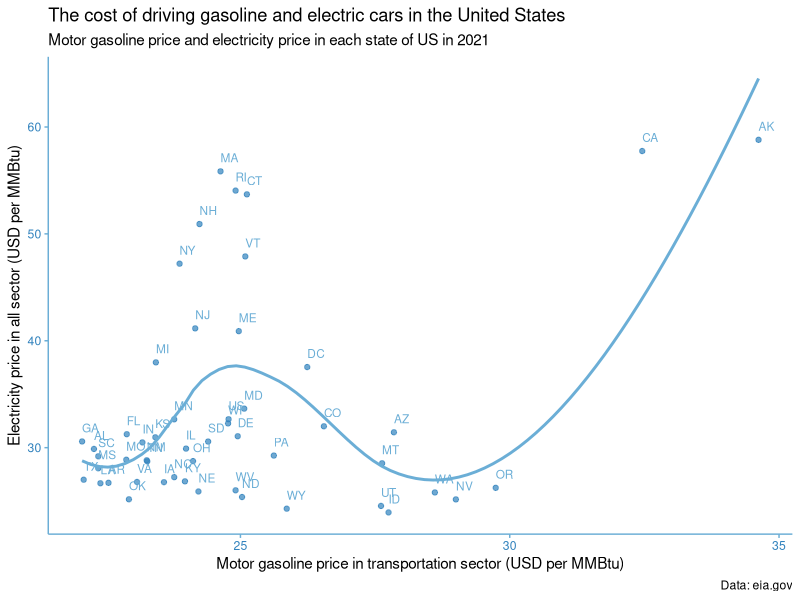
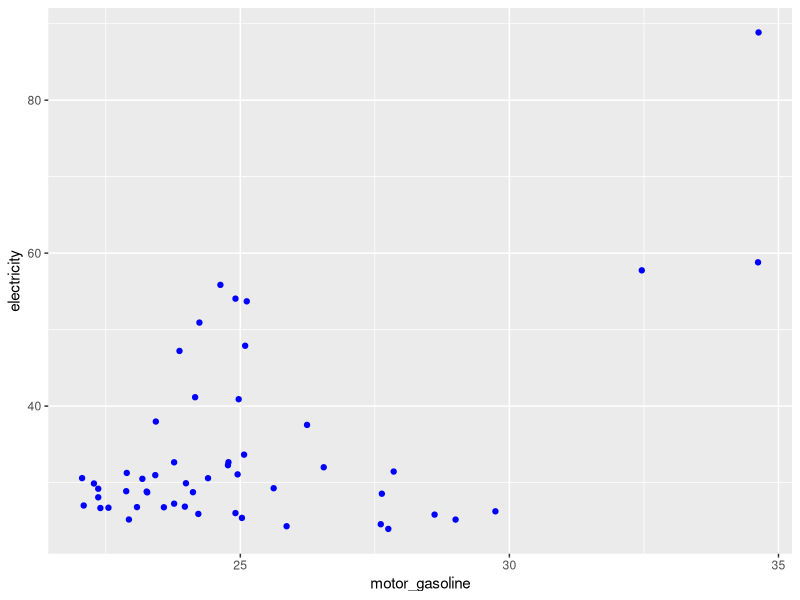

The R script that drew these images, in order:
## ---- chunk 1

# Load packages -----------------------------------------------------------

library(tidyverse)
library(sf)

# Original scatterplot ----------------------------------------------------

# Read in the initial dataset

# motor gasoline price for each state, from EIA, in 2021

gasoline_21 <-
  read_csv('data_own/fuel_mg.csv') %>% 
  filter(MSN == 'MGACD') %>% 
  rename(motor_gasoline = '2021')

# all sector electricity price for each state, from EIA, in 2021

electricity_21 <-
  read_csv('data_own/fuel_es.csv') %>% 
  filter(MSN == 'ESTCD') %>% 
  rename(electricity = '2021')

# join the two forms into one

price_21 <-
  left_join(gasoline_21, 
            electricity_21, 
            by = 'State') %>% 
  select(State, motor_gasoline, electricity)

# create an elementary scatterplot

scatter_temp <-
  price_21 %>% 
  ggplot(
    aes(x = motor_gasoline,
        y = electricity)) +
  geom_point(colour = 'blue')

# It seems there exists an outlier, so descending the electricity price and
# remove the outlier, and create the scatterplot again

scatter_fin <-
  price_21 %>% 
  arrange(desc(electricity)) %>% 
  filter(State != 'HI') %>% 
  ggplot(
    aes(x = motor_gasoline,
        y = electricity,
        label = State)) +
  geom_point(colour = '#3182bd',
             alpha = 0.7) +
  geom_smooth(
    method = loess,
    colour = '#6baed6',
    se = F) +
  geom_text(hjust = 0,
            vjust = -1,
            size = 3,
            colour = '#6baed6') +
  labs(title = paste('The cost of driving gasoline and electric cars in the',
                     'United States'),
       subtitle = paste('Motor gasoline price and electricity price in each',
                        'state of US in 2021'),
       caption = 'Data: eia.gov',
       x = 'Motor gasoline price in transportation sector (USD per MMBtu)',
       y = 'Electricity price in all sector (USD per MMBtu)') +
  theme_bw() +
  theme(
    panel.border = element_blank(),
    panel.grid = element_blank(),
    axis.line = element_line(colour = '#6baed6'),
    axis.text.x = element_text(colour = '#3182bd'),
    axis.text.y = element_text(colour = '#3182bd'),
    axis.ticks = element_line(colour = '#6baed6'))
